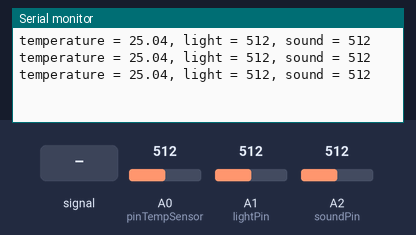
Bench run of a sketch on a simulated Arduino Uno, built with avr-gcc and run on an emulated ATmega328P. On the bench: the last lines printed to the serial monitor. The inputs (shaded band) are chosen by the test bench; at power-on: A0 (pinTempSensor) = 512, A1 (lightPin) = 512, A2 (soundPin) = 512.

Above: at 1.3 s.
1.4 s: A2 (soundPin) fed a 200 Hz sine of ±81 counts around its level
At 1.9 s:
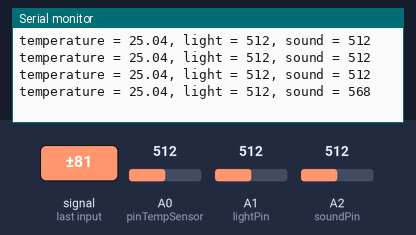
2.9 s: A0 (pinTempSensor) set to 716
At 3.4 s:
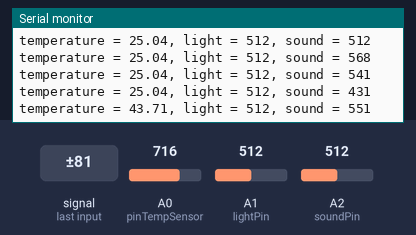
4.4 s: A1 (lightPin) set to 716
At 4.9 s:
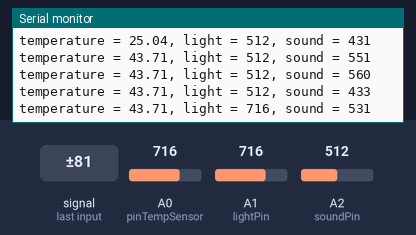
5.9 s: A2 (soundPin) set to 716
At 6.4 s:
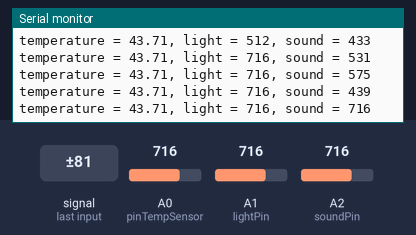
7.4 s: A2 (soundPin) fed a 1000 Hz sine of ±255 counts around its level
At 7.9 s:
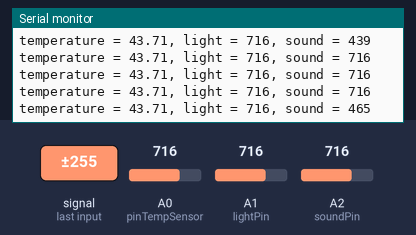
8.9 s: A0 (pinTempSensor) set to 900
At 9.4 s:
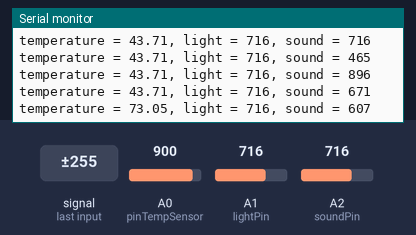
Timing chart, 0 to 11.4 s (numbered marks = the images above; inputs shaded):
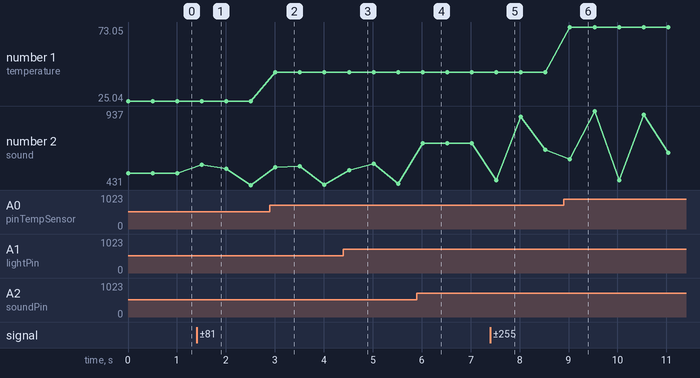

The sketch:

readAll.ino
```cpp
#include <math.h>

const int B = 4275;               // B value of the thermistor
const int R0 = 100000;            // R0 = 100k
const int pinTempSensor = A0;     // Grove - Temperature Sensor connect to A5
const int lightPin = A1;
const int soundPin = A2;

void setup()
{
	Serial.begin(9600);
}

void loop()
{
//Temperature Reading
	int a = analogRead(pinTempSensor);

	float R = 1023.0/a-1.0;
	R = R0*R;

	float temperature = 1.0/(log(R/R0)/B+1/298.15)-273.15; // convert to temperature via datasheet

//Light Reading
	int light_level = analogRead(lightPin);

//Sound Reading
	int sound_level = analogRead(soundPin);

	Serial.print("temperature = ");
	Serial.print(temperature);
	Serial.print(", light = ");
	Serial.print(light_level);
	Serial.print(", sound = ");
	Serial.println(sound_level);

	delay(500);
}
```

Measured:
- after the input at 1.4 s, the serial monitor: prints a new line after 0.11 s (image 1)
- after the input at 2.9 s, the serial monitor: prints a new line after 0.11 s (image 2)
- after the input at 4.4 s, the serial monitor: prints a new line after 0.12 s (image 3)
- after the input at 5.9 s, the serial monitor: prints a new line after 0.12 s (image 4)
- after the input at 7.4 s, the serial monitor: prints a new line after 0.12 s (image 5)
- after the input at 8.9 s, the serial monitor: prints a new line after 0.13 s (image 6)
- plotted number 1: 25.04 → 43.71 after the input at 2.9 s, 43.71 → 73.05 after the input at 8.9 s
- plotted number 2: 512 → 431 after the input at 1.4 s, 716 → 671 after the input at 7.4 s
